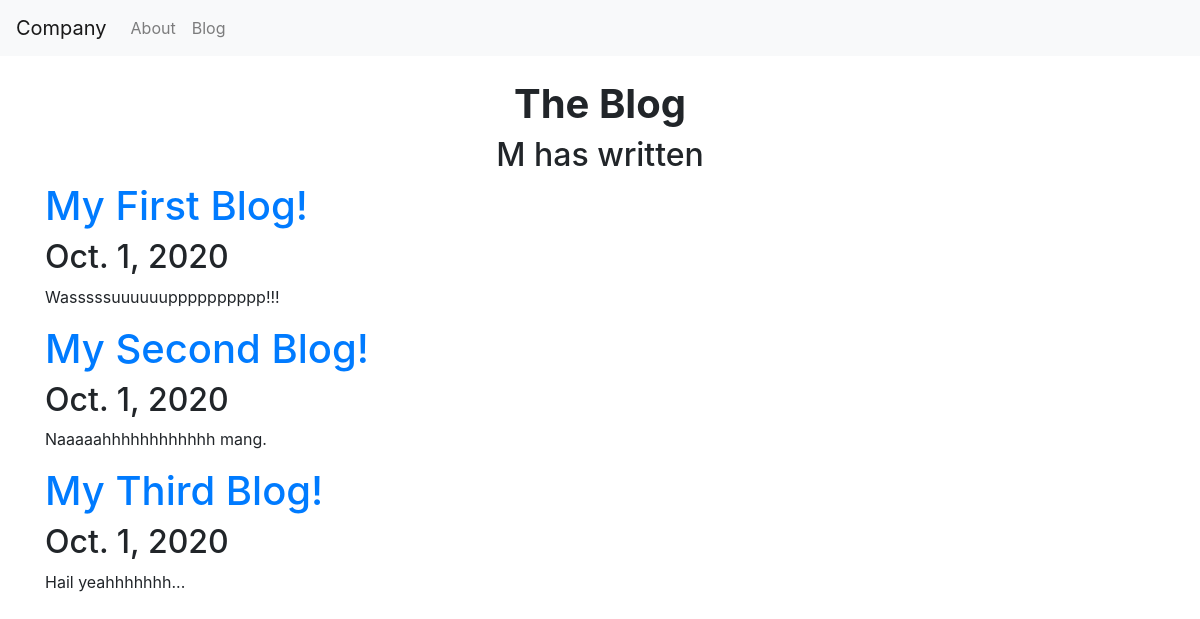
Screenshot of /blog/ with the database file from the repository.
### blog/models.py (models this page shows)
class Blog(models.Model):
    title = models.CharField(max_length = 3000)
    postDate = models.DateField()
    text = models.TextField()

### blog/views.py (the view)
# urls.py: path('', views.all_blogs, name = 'all_blogs'),
def all_blogs(request):
    blogs = Blog.objects.order_by('-postDate')[:5]
    return render(request, 'blog/all_blogs.html', {'blogs':blogs})

### blog/templates/blog/all_blogs.html (shortened to what this page needs)
<!DOCTYPE html>
<html>
	<head>
		<link rel="stylesheet" href="https://stackpath.bootstrapcdn.com/bootstrap/4.5.2/css/bootstrap.min.css">
	</head>
	<body>
		<nav class="navbar navbar-expand-lg navbar-light bg-light">
			<a class="navbar-brand" href="{% url 'home:index' %}">Company</a>
		  <div class="collapse navbar-collapse" id="navbarNavAltMarkup">
		    <div class="navbar-nav">
		      <a class="nav-link" href="{% url 'about' %}">About</a>
		      <a class="nav-link" href="{% url 'blog:all_blogs' %}">Blog</a>
		    </div>
		  </div>
		</nav><br>
		<div class="container text-center">
			<h1><b>The Blog</b></h1>
			<h2>M has written </h2>
		</div>
		<div class="container">
			{% for blog in blogs %}
			<a href="{% url 'blog:detail' blog.id %}"><h1>{{ blog.title }}</h1></a>
			<h2>{{ blog.postDate }}</h2>
			<p>{{ blog.text }}</p>
			{% endfor %}
		</div>
	</body>
</html>

### rows the page displays
Blog: title "My First Blog!", postDate "Oct. 1, 2020", text "Wasssssuuuuuupppppppppp!!!"
Blog: title "My Second Blog!", postDate "Oct. 1, 2020", text "Naaaaahhhhhhhhhhhh mang."
Blog: title "My Third Blog!", postDate "Oct. 1, 2020", text "Hail yeahhhhhhh..."
